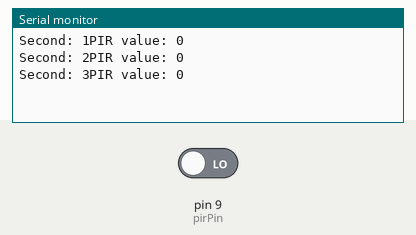
Simulated run of this sketch. Board: Arduino Uno, built with avr-gcc and run on an emulated ATmega328P. On the bench: the last lines printed to the serial monitor. The test bench sets the inputs (shaded band); at power-on: pin 9 (pirPin) LOW.

Above: at 2.8 s.
2.9 s: pin 9 (pirPin) driven HIGH
At 3.6 s:
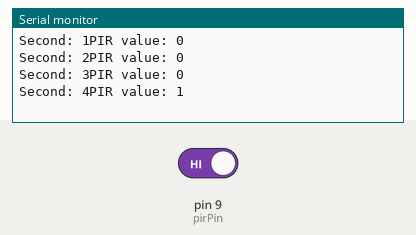
4.4 s: pin 9 (pirPin) driven LOW
At 5.8 s:
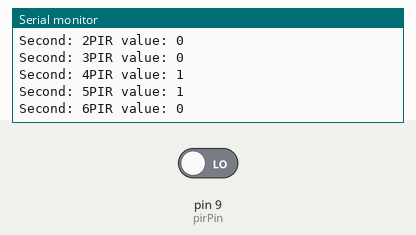
Timing chart, 0 to 7.4 s (numbered marks = the images above; inputs shaded):
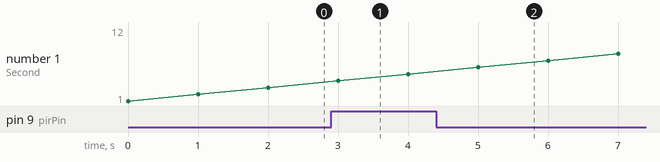

Measured:
- after the input at 2.9 s, the serial monitor: prints a new line after 0.10 s (image 1)
- after the input at 4.4 s, the serial monitor: prints a new line after 0.60 s (image 2)

The sketch:

bodycheck.ino
```cpp
int pirPin = 9;

int pirValue;
int sec = 0;

void setup()
{
    pinMode(pirPin, INPUT);
    Serial.begin(9600);
}

void loop()
{
    pirValue = digitalRead(pirPin);

   //  用于显示传感器输出状态
     sec += 1;
     Serial.print("Second: ");
     Serial.print(sec);
     Serial.print("PIR value: ");
     Serial.print(pirValue);
     Serial.print('\n');
     delay(1000);
}
```
